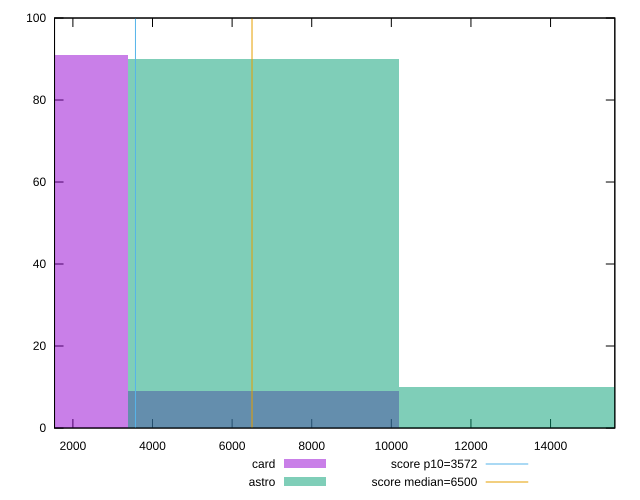

This chart was generated by the following gnuplot code:
reset

$card <<EOF
0 91
6793.290358608156 9
EOF

$astro <<EOF
6793.290358608156 90
13586.580717216311 10
EOF

set key outside below
set boxwidth 6793.290358608156
set xrange [1538.8600000000001:15614.453]
set yrange [0:100]
set trange [0:100]
set style fill transparent solid 0.5 noborder

set parametric
set terminal svg size 640, 500 enhanced background rgb 'white'
set output "reports/report_00028_2021-02-24T12-49-42.674Z/first-cpu-idle/comparison/histogram/2_vs_3.svg"

plot $card title "card" with boxes, \
     $astro title "astro" with boxes, \
     3572,t title "score p10=3572", \
     6500,t title "score median=6500"

reset
